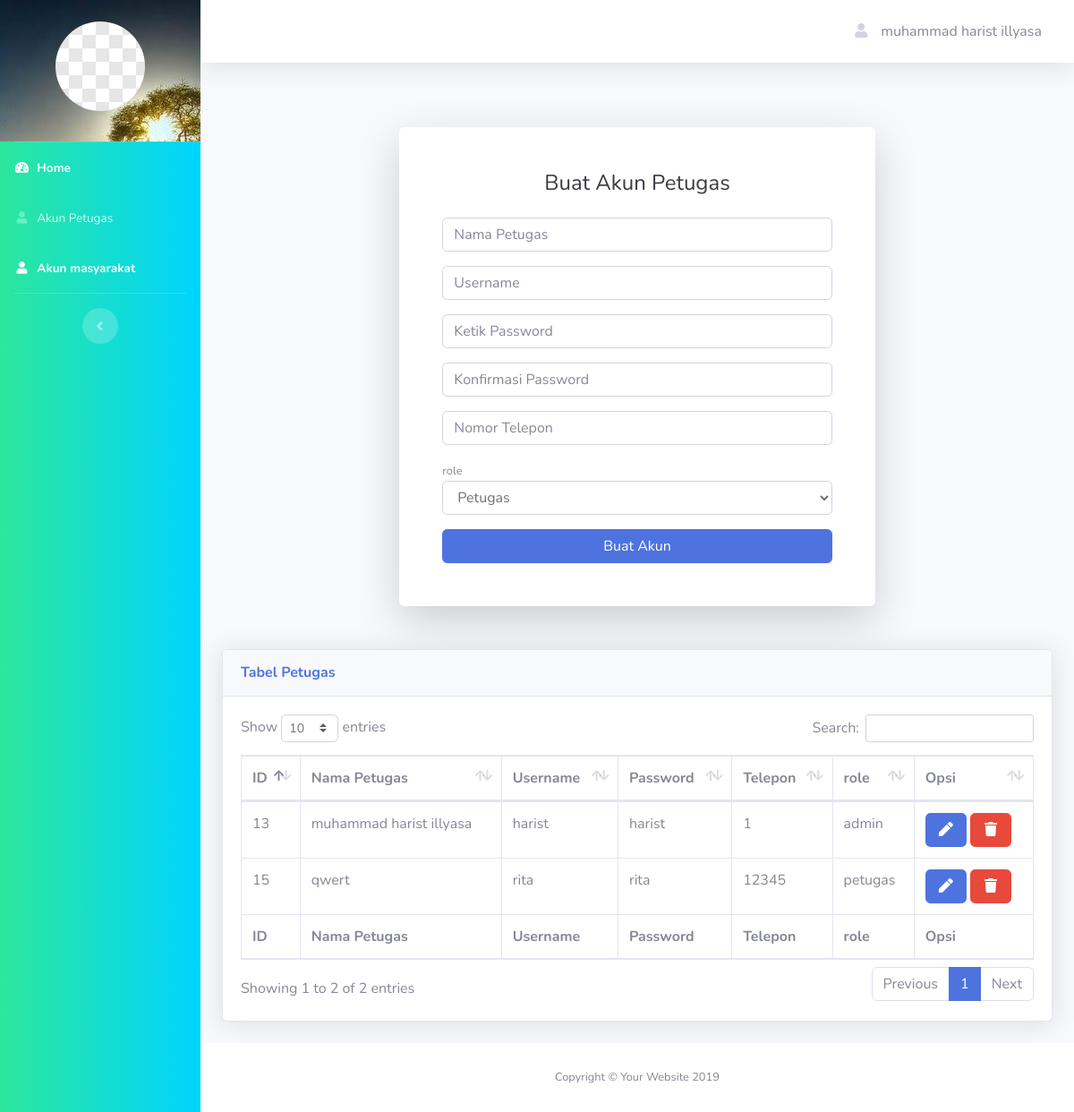
The page /admin/admin.php (signed in) on the database its author committed.
### tables this page shows
CREATE TABLE `petugas` (
  `id_petugas` int(11) NOT NULL,
  `nama_petugas` varchar(35) NOT NULL,
  `username` varchar(25) NOT NULL,
  `password` varchar(32) NOT NULL,
  `telp` varchar(13) NOT NULL,
  `role` enum('admin','petugas','nonaktif') NOT NULL
);

### admin/admin.php (the view, shortened to what this page needs)
<?php
require "../koneksi.php";
?>
<!DOCTYPE html>
<html lang="en">
<head>
 <link href="vendor/fontawesome-free/css/all.min.css" rel="stylesheet" type="text/css">
  <link href="css/sb-admin-2.min.css" rel="stylesheet">
  <link href="vendor/datatables/dataTables.bootstrap4.min.css" rel="stylesheet">
</head>
<body id="page-top">
  <div id="wrapper">
   <ul class="navbar-nav sidebar sidebar-dark accordion" id="accordionSidebar" style="background: linear-gradient(90deg, rgba(2,0,36,1) 0%, rgba(44,231,156,1) 0%, rgba(0,212,255,1) 100%);">
      <div class="img bg-wrap text-center py-4" style="background-image: url(images/test.jpg);">
	  			<div class="user-logo">
	  				<div class="img" style="background-image: url(images/admin.png);"></div>
	  			</div>
	  		</div>
      <hr class="sidebar-divider my-0">
      <li class="nav-item active">
        <a class="nav-link" href="index.php">
          <i class="fas fa-fw fa-tachometer-alt"></i>
          <span>Home</span></a>
      </li>
      <li class="nav-item">
        <a class="nav-link" href="admin.php">
          <i class="fas fa-fw fa-user"></i>
          <span>Akun Petugas</span></a>
      </li>
<li class="nav-item active">
        <a class="nav-link" href="masyarakat.php">
          <i class="fas fa-fw fa-user"></i>
          <span>Akun masyarakat</span></a>
      </li>
      <hr class="sidebar-divider d-none d-md-block">
      <div class="text-center d-none d-md-inline">
        <button class="rounded-circle border-0" id="sidebarToggle"></button>
      </div>
    </ul>
    <div id="content-wrapper" class="d-flex flex-column">
      <div id="content">
        <nav class="navbar navbar-expand navbar-light bg-white topbar mb-4 static-top shadow" id="accordionSidebar">
<?php include("header/topbar.php");?>
        <div style="display: inline;position: fixed;padding: 8px;">
</div>
  <div class="container">
    <div class="row justify-content-center animated--grow-in">
      <div class="col-xl-7 col-lg-10 col-md-9">
        <div class="card o-hidden border-0 shadow-lg my-5">
          <div class="card-body p-0">
            <div class="row">
              <div class="col-lg">
                <div class="p-5">
                  <div class="text-center">
                    <h1 class="h4 text-gray-900 mb-4">Buat Akun Petugas</h1>
                  </div>
                  <form method="POST" action="">
                    <div class="form-group">
                      <input required="required" type="text" name="nama_petugas" class="form-control form-control-user" id="exampleInputEmail" value="<?php if(!empty($petugas)){ echo $petugas['nama_petugas']; }?>" aria-describedby="emailHelp" placeholder="Nama Petugas">
                    </div>
                    <div class="form-group">
                      <input required="required" type="text" name="username" class="form-control form-control-user" id="exampleInputEmail" aria-describedby="emailHelp" placeholder="Username">
                    </div>
                    <div class="form-group">
                      <input required="required" type="password" name="password1" class="form-control form-control-user" id="exampleInputEmail" aria-describedby="emailHelp" placeholder="Ketik Password">
                    </div>
                    <div class="form-group">
                      <input required="required" type="password" name="password2" class="form-control form-control-user" id="exampleInputEmail" aria-describedby="emailHelp" placeholder="Konfirmasi Password">
                    </div>
                    <div class="form-group">
                      <input required="required" type="number" name="telp" class="form-control form-control-user" id="exampleInputPassword" placeholder="Nomor Telepon">
                    </div>
                    <div class="form-group">
                      <small>role</small>
                      <select required="required" name="role" class="form-control form-control-user" id="exampleInputPassword" placeholder="role">
                        <option value="petugas">Petugas</option>
                      </select>
                    </div>
                    <input type="submit" name="register_petugas" value="Buat Akun" class="btn btn-primary btn-user btn-block">
                  </form>
                </div>
              </div>
            </div>
          </div>
        </div>
      </div>
    </div>
          <div class="card shadow mb-4 animated--grow-in">
            <div class="card-header py-3">
              <h6 class="m-0 font-weight-bold text-primary">Tabel Petugas</h6>
            </div>
            <div class="card-body">
              <div class="table-responsive">
                <table class="table table-bordered" id="dataTable" width="100%" cellspacing="0">
                  <thead>
                    <tr>
                      <th>ID</th>
                      <th>Nama Petugas</th>
                      <th>Username</th>
                      <th>Password</th>
                      <th>Telepon</th>
                      <th>role</th>
                      <th>Opsi</th>
                    </tr>
                  </thead>
                  <tfoot>
                    <tr>
                      <th>ID</th>
                      <th>Nama Petugas</th>
                      <th>Username</th>
                      <th>Password</th>
                      <th>Telepon</th>
                      <th>role</th>
                      <th>Opsi</th>
                    </tr>
                  </tfoot>
                  <tbody>
<?php
  $out = mysqli_query($conn, "SELECT * FROM petugas");
  while($keluar = mysqli_fetch_array($out)){
?>
                    <tr>
                      <td><?php echo $keluar['id_petugas'];?></td>
                      <td><?php echo $keluar['nama_petugas'];?></td>
                      <td><?php echo $keluar['username'];?></td>
                      <td><?php echo $keluar['password'];?></td>
                      <td><?php echo $keluar['telp'];?></td>
                      <td><?php echo $keluar['role'];?></td>
                      <td>
                        <a title="Ubah" href="?ubah_petugas=<?php echo $keluar['id_petugas'];?>" class="btn btn-primary"><span class="fas fa-fw fa-pen"></span></a>
                        <a onclick="return confirm('Yakin ingin Menghapus Petugas ? \n ID Petugas: <?php echo $keluar['id_petugas'];?>');" href="?hapus_petugas=<?php echo $keluar['id_petugas'];?>" class="btn btn-danger"><span class="fas fa-fw fa-trash"></span></a></td>
                      </tr>
<?php
}
?>
                  </tbody>
                </table>
              </div>
            </div>
          </div>
  </div>
      <footer class="sticky-footer bg-white">
        <div class="container my-auto">
          <div class="copyright text-center my-auto">
            <span>Copyright &copy; Your Website 2019</span>
          </div>
        </div>
      </footer>
    </div>
  </div>
  </body>
</html>

### admin/header/topbar.php (shortened to what this page needs)
  <ul class="navbar-nav ml-auto">
    <li class="nav-item dropdown no-arrow">
      <a class="nav-link dropdown-toggle" href="#" id="userDropdown" role="button" data-toggle="dropdown" aria-haspopup="true" aria-expanded="false">
        <span class="mr-2 animated--grow-in d-lg-inline text-gray-600"><i class="fas fa-user fa-fw mr-2 text-gray-400"></i> <?= $_SESSION['nama_petugas'];?></span>
      </a>
    </li>
  </ul>
</nav>

### admin/admin.php (style rules this page uses)
.bg-wrap .user-logo .img { width: 100px; height: 100px; border-radius: 50%; margin: 0 auto; margin-bottom: 10px; }

### rows shown on the page
petugas: id_petugas "13", nama_petugas "muhammad harist illyasa", username "harist", password "harist", telp "1", role "admin"
petugas: id_petugas "15", nama_petugas "qwert", username "rita", password "rita", telp "12345", role "petugas"

### other values the page prints
$_SESSION['nama_petugas'] "muhammad harist illyasa"
